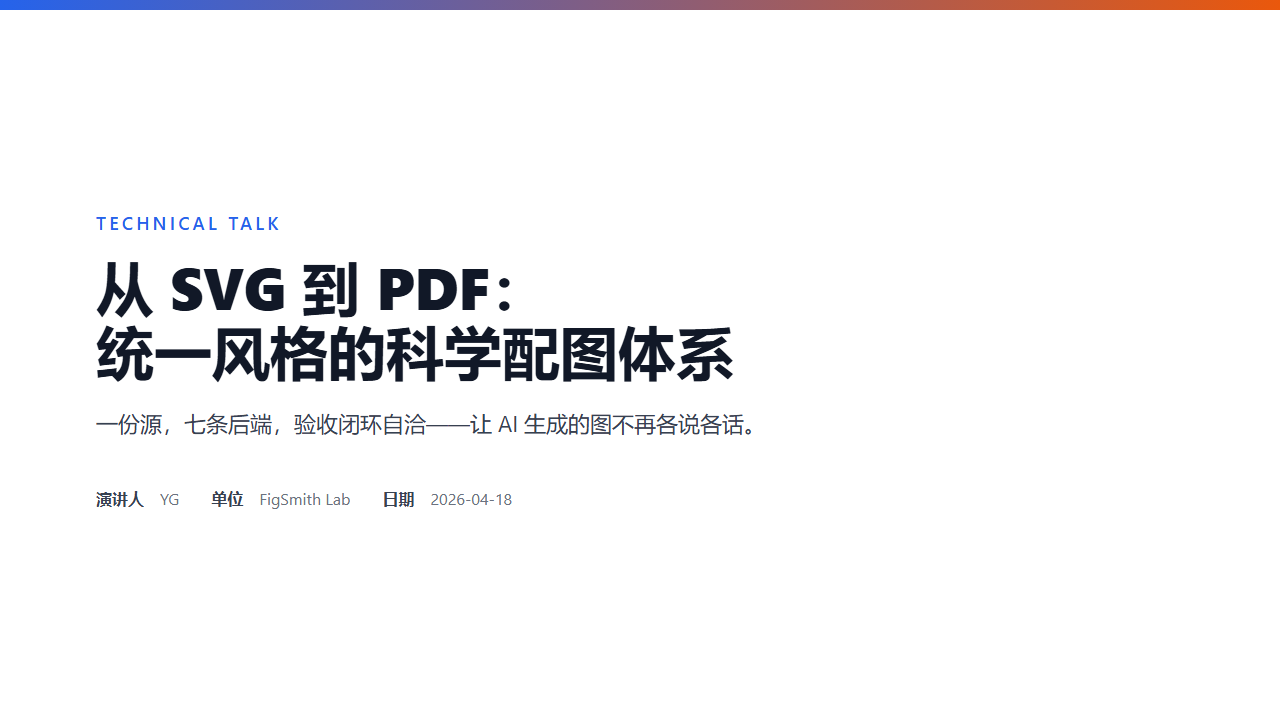
#> input picture examples/deck-slides/title-slide/slide.png, 1280 x 720 px
$ python probe_geometry.py ../../examples/deck-slides/title-slide/slide.png
#> lines starting #> are read from the running program, lines starting #| are printed output that depends on the picture; after the words box and inside, x2 and y2 are one past the last pixel; in counts of white or black regions, pixels touching at a corner belong together
#!/usr/bin/env python3
"""core/probe/probe_geometry.py - measure a reference figure's geometry so a replica
can be built from evidence instead of guesswork.

"Redraw Figure 1 like this" is the highest-risk request in the whole system: fonts
wrong, layout drifting, data points nudged by hand, and no way to verify. This script
removes the guesswork by extracting measurable facts from the reference image:

  * canvas size and detected margin (content bounding box)
  * horizontal band structure (rows of ink) -> the vertical rhythm
  * column structure (columns of ink) -> the horizontal rhythm
  * ink density per band -> where the visual weight sits
  * dominant background and foreground tones -> contrast budget
  * connected-component boxes -> candidate element rectangles

The output is a JSON report the agent reads *before* writing any IR. It answers
"how many rows, how many columns, how big is a box" with numbers.

Usage:
    python -m core.probe.probe_geometry <reference.png> [--report out.json] [--bands 8]
"""

from __future__ import annotations

import argparse
import json
import sys
from pathlib import Path

import numpy as np
from PIL import Image

MIN_BAND_INK = 0.004   # a band with less ink than this is whitespace
MIN_GAP_PX = 6         # ink gaps narrower than this do not separate bands


def load_gray(path: str | Path) -> np.ndarray:
    img = Image.open(path)
    if img.mode != "L":
        img = img.convert("L")
    return np.asarray(img).astype(np.float64) / 255.0


def ink_mask(gray: np.ndarray, threshold: float = 0.92) -> np.ndarray:
    """Boolean mask of 'ink' pixels: anything meaningfully different from the paper.

    The old rule was "darker than 0.92", which assumes a light background. A figure on a
    dark token set then had its whole canvas counted as ink, so the band/column analysis
    reported one giant band and no columns. The background is now the dominant tone
    (histogram mode) and ink is whatever differs from it in either direction by at least
    `1 - threshold` (0.08 by default, i.e. the same 0.92 cut for a white canvas).
    """
    if gray.size == 0:
        return np.zeros_like(gray, dtype=bool)
    vals, counts = np.unique(np.round(gray * 255).astype(np.int64), return_counts=True)
    background = float(vals[int(counts.argmax())]) / 255.0
    return np.abs(gray - background) > (1.0 - threshold)


def _runs(mask_1d: np.ndarray, min_gap: int = MIN_GAP_PX) -> list[tuple[int, int]]:
    """Contiguous True runs, merging runs separated by fewer than min_gap False pixels."""
    if not mask_1d.any():
        return []
    idx = np.flatnonzero(mask_1d)
    breaks = np.flatnonzero(np.diff(idx) > min_gap)
    starts = np.concatenate([[idx[0]], idx[breaks + 1]])
    ends = np.concatenate([idx[breaks], [idx[-1]]])
    return list(zip(starts.tolist(), ends.tolist()))


def measure(gray: np.ndarray) -> dict:
    h, w = gray.shape
    mask = ink_mask(gray)

    row_ink = mask.mean(axis=1)
    col_ink = mask.mean(axis=0)

    # ---- content bounding box = canvas minus meaningless white border ----
    rows_with_ink = np.flatnonzero(row_ink > 0.001)
    cols_with_ink = np.flatnonzero(col_ink > 0.001)
    if len(rows_with_ink) == 0 or len(cols_with_ink) == 0:
        return {"size": [w, h], "empty": True}
    top, bottom = int(rows_with_ink[0]), int(rows_with_ink[-1])
    left, right = int(cols_with_ink[0]), int(cols_with_ink[-1])
    margin = [left, top, w - 1 - right, h - 1 - bottom]

    # ---- band structure: rows of ink separated by whitespace ----
    band_rows = _runs(row_ink > MIN_BAND_INK)
    bands = []
    for (y0, y1) in band_rows:
        seg = mask[y0 : y1 + 1]
        bands.append({
            "y": [int(y0), int(y1)],
            "height": int(y1 - y0 + 1),
            "ink_density": round(float(seg.mean()), 4),
        })

    # ---- column structure within the widest band ----
    if bands:
        widest = max(bands, key=lambda b: b["ink_density"])
        y0, y1 = widest["y"]
        seg_cols = mask[y0 : y1 + 1].mean(axis=0)
        column_runs = _runs(seg_cols > 0.002)
    else:
        column_runs = []
    columns = [{"x": [int(a), int(b)], "width": int(b - a + 1)} for a, b in column_runs]

    # ---- rhythm: spacing between band starts ----
    band_starts = [b["y"][0] for b in bands]
    band_gaps = [int(band_starts[i + 1] - band_starts[i]) for i in range(len(band_starts) - 1)]

    # ---- tones ----
    flat = gray.ravel()
    background = float(np.percentile(flat, 98))
    foreground = float(np.percentile(flat, 2))

    return {
        "size": [w, h],
        "content_bbox": [left, top, right, bottom],
        "margin_px": margin,
        "margin_symmetric": bool(margin[0] == margin[2] and margin[1] == margin[3]),
        "band_count": len(bands),
        "bands": bands,
        "band_start_gaps": band_gaps,
        "column_count": len(columns),
        "columns": columns,
        "tone": {
            "background": round(background, 4),
            "foreground": round(foreground, 4),
            "delta": round(background - foreground, 4),
        },
        "ink_coverage": round(float(mask.mean()), 4),
    }


# [54 lines left out: function suggest_ir, not called in this run]


def main(argv: list[str]) -> int:
    ap = argparse.ArgumentParser(description="Measure a reference figure's geometry.")
    ap.add_argument("image")
    ap.add_argument("--report", default=None, help="write the JSON report here")
    ap.add_argument("--suggest-ir", default=None, help="write a starting IR skeleton here")
    ap.add_argument("--tokens", default="academic")
    args = ap.parse_args(argv)

    gray = load_gray(args.image)
#> in load_gray, img is the input picture: PIL image 1280x720 RGB; mean R, G, B 245.2, 244.9, 246
    report = measure(gray)
#> in ink_mask, `vals, counts = np.unique(np.round(gray * 255).astype(np.int64), return..`: vals = 223 values from 24 to 255; counts = 223 values, max 867643 at index 222, min 1 at index 2, mean 4132.7
#> in ink_mask, `background = float(vals[int(counts.argmax())]) / 255.0`: background = 1
#> in ink_mask, `return np.abs(gray - background) > (1.0 - threshold)`:
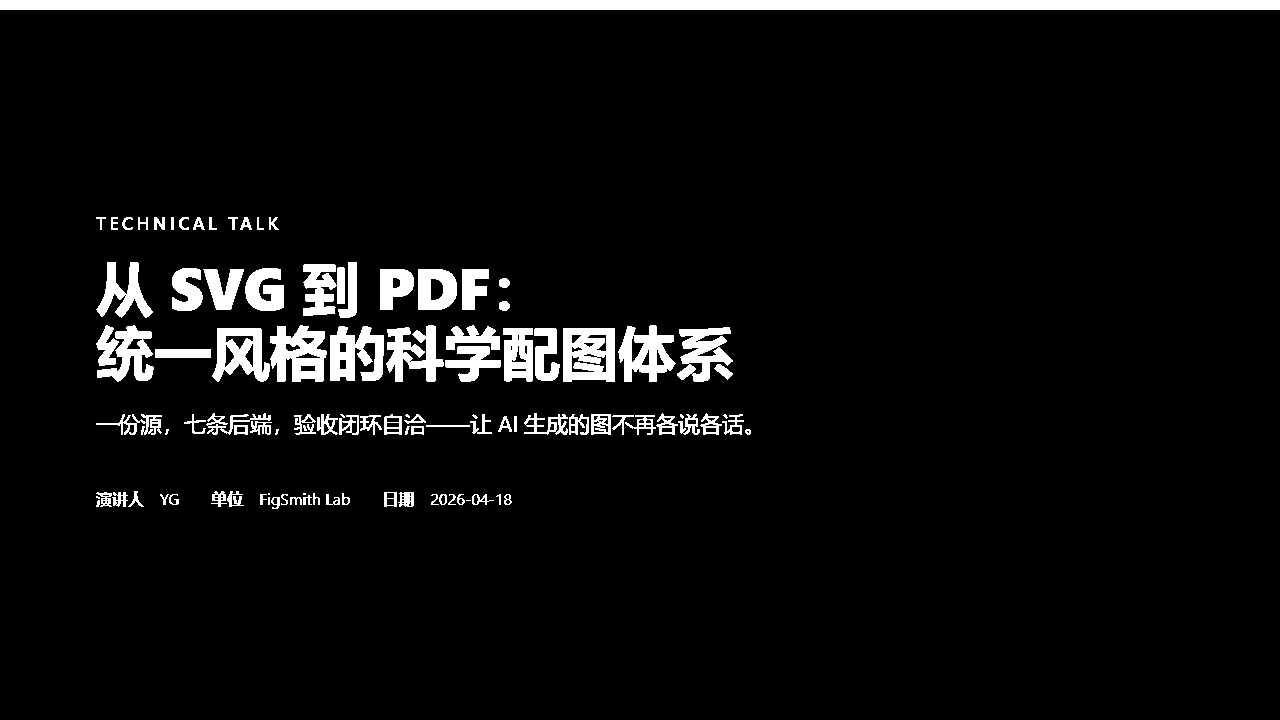
#> returned value: shape (720, 1280) bool; 5.5% white; 105 white regions (13 under 20 px), largest, box (x1, y1, x2, y2) and area: (0, 0, 1280, 10) 12800, (563, 328, 615, 382) 2339, (270, 325, 327, 382) 2163
#> in measure, `row_ink = mask.mean(axis=1)`: row_ink = 720 values, max 1 at index 0, min 0 at index 10, mean 0.055
#> in measure, `col_ink = mask.mean(axis=0)`: col_ink = 1280 values, max 0.185 at index 339, min 0.0139 at index 0, mean 0.055
#> in measure, `rows_with_ink = np.flatnonzero(row_ink > 0.001)`: rows_with_ink = 176 values from 0 to 508
#> in measure, `cols_with_ink = np.flatnonzero(col_ink > 0.001)`: cols_with_ink = 1280 values from 0 to 1279
#> in measure, `top, bottom = int(rows_with_ink[0]), int(rows_with_ink[-1])`: top = 0; bottom = 508
#> in measure, `left, right = int(cols_with_ink[0]), int(cols_with_ink[-1])`: left = 0; right = 1279
#> in measure, `margin = [left, top, w - 1 - right, h - 1 - bottom]`: margin = [0, 0, 0, 211]
#> in _runs, `idx = np.flatnonzero(mask_1d)`: idx = 175 values from 0 to 508
#> in _runs, `breaks = np.flatnonzero(np.diff(idx) > min_gap)`: breaks = [9, 22, 78, 135, 157]
#> in _runs, `starts = np.concatenate([[idx[0]], idx[breaks + 1]])`: starts = [0, 217, 262, 325, 413, 491]
#> in _runs, `ends = np.concatenate([idx[breaks], [idx[-1]]])`: ends = [9, 229, 317, 381, 434, 508]
#> in measure, `band_rows = _runs(row_ink > MIN_BAND_INK)`: band_rows = [(0, 9), (217, 229), (262, 317), (325, 381), (413, 434), (491, 508)]
#> the loop in measure, `for (y0, y1) in band_rows:` made 6 passes
#> pass 3, in measure, `seg = mask[y0 : y1 + 1]`:
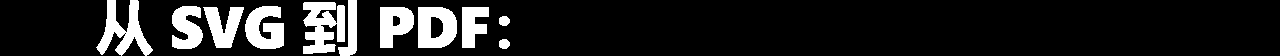
#> seg: shape (56, 1280) bool; 13.7% white; 11 white regions, largest, box (x1, y1, x2, y2) and area: (303, 2, 345, 54) 1522, (96, 0, 153, 56) 1403, (418, 7, 457, 48) 1242
#> after the loop in measure, `for (y0, y1) in band_rows:`: bands = 6 items
#> in measure, `widest = max(bands, key=lambda b: b["ink_density"])`: widest = {'y': [0, 9], 'height': 10, 'ink_density': 1}
#> in measure, `y0, y1 = widest["y"]`: y0 = 0; y1 = 9
#> in measure, `seg_cols = mask[y0 : y1 + 1].mean(axis=0)`: seg_cols = 1280 values from 1 to 1
#> in measure, `column_runs = _runs(seg_cols > 0.002)`: column_runs = [(0, 1279)]
#> in measure, `columns = [{"x": [int(a), int(b)], "width": int(b - a + 1)} for a, b i..`: columns = 1 item
#> in measure, `band_starts = [b["y"][0] for b in bands]`: band_starts = [0, 217, 262, 325, 413, 491]
#> in measure, `band_gaps = [int(band_starts[i + 1] - band_starts[i]) for i in range(l..`: band_gaps = [217, 45, 63, 88, 78]
#> in measure, `background = float(np.percentile(flat, 98))`: background = 1
#> in measure, `foreground = float(np.percentile(flat, 2))`: foreground = 0.0941
#> report = 11 items
    report["file"] = args.image

    if args.report:
        Path(args.report).write_text(json.dumps(report, indent=2, ensure_ascii=False), encoding="utf-8")
    if args.suggest_ir:
        ir = suggest_ir(report, args.tokens)
        Path(args.suggest_ir).write_text(json.dumps(ir, indent=2, ensure_ascii=False), encoding="utf-8")

    if not report.get("empty"):
        print(f"canvas {report['size'][0]}x{report['size'][1]}  "
              f"margin {report['margin_px']} (symmetric={report['margin_symmetric']})")
#| canvas 1280x720  margin [0, 0, 0, 211] (symmetric=False)
        print(f"bands {report['band_count']}  columns {report['column_count']}  "
              f"ink {report['ink_coverage']:.3f}  tone delta {report['tone']['delta']:.3f}")
#| bands 6  columns 1  ink 0.055  tone delta 0.906
        if report["band_start_gaps"]:
            print(f"band pitch {report['band_start_gaps']}")
#| band pitch [217, 45, 63, 88, 78]
    else:
        print("no ink detected")
    return 0


if __name__ == "__main__":
    raise SystemExit(main(sys.argv[1:]))
#> (the program exits here)
